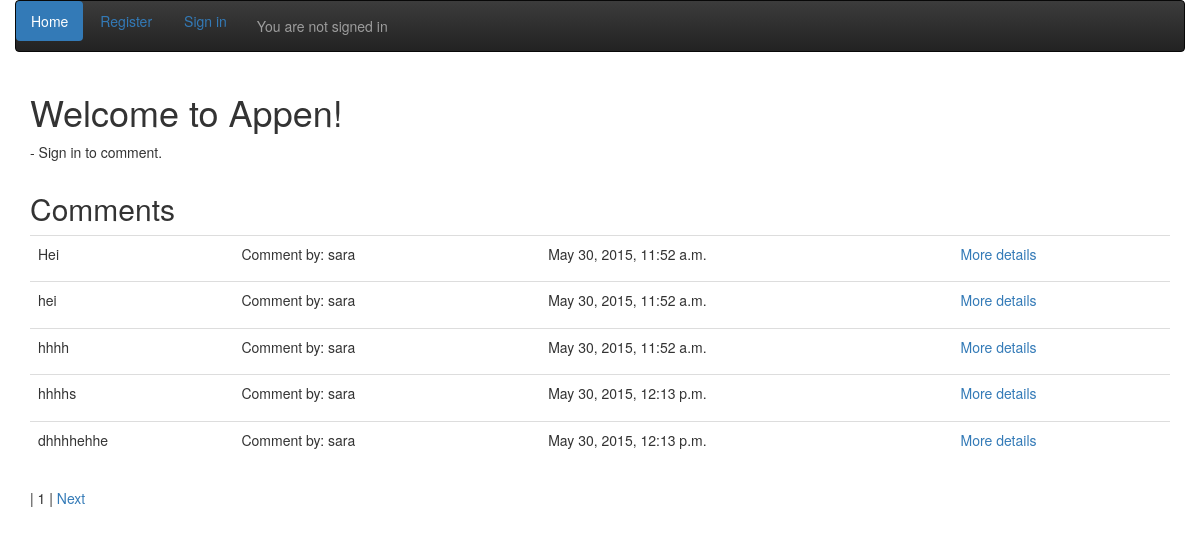
The page / on the database its author committed.
### theme/models.py (models this page shows, shortened)
class Comment(models.Model):
	comment = models.TextField()
	comment_by = models.ForeignKey(User, related_name="written_comments")
	comment_datetime = models.DateTimeField()

### theme/views.py (the view, shortened to what this page needs)
# urls.py: url(r'^$', views.frontpage, name='frontpage'),
def frontpage(request):
	comments = Comment.objects.all()
	page_number = request.GET.get('page', 1)
	paginator = Paginator(comments, 5)
	try:
		comments = paginator.page(page_number)
	except PageNotAnInteger:
		comments = paginator.page(1)
	except EmptyPage:
		comments = paginator.page(paginator.num_pages)
	context = {
		'comments': comments,
	}
	return render(request, 'theme/frontpage.html', context)

### theme/templates/theme/frontpage.html (shortened to what this page needs)
{% extends 'theme/base.html' %}
{% block container %}
{% if user.is_authenticated %}
	<div class="container">
		<h1>Welcome to Appen!</h1>
		<p>- Feel free to comment.</p>
	</div>
	<div class="container">
	<div class="row">
		<div class="col-sm-12">
			<h2>Comments</h2>
			<table class="table">
			{% for comment in comments %}
				<tr>
					<td><p>{{ comment.comment }}</p></td>
					<td>Comment by: {{ comment.comment_by }}</td>
					<td>{{ comment.comment_datetime }}</td>
					<td><a href="#">More details</a></td>
				<tr>
				{% empty %}
				<tr>
					<td>Sorry no comments so far</td>
				</tr>
				{% endfor %}
			</table>
		</div>
			<div class="container">
				{% if comments.has_previous %}
				<a href="?page={{ comments.previous_page_number }}">Previous</a>
				{% endif %}
				| {{ comments.number }} |
				{% if comments.has_next %}
				<a href="?page={{ comments.next_page_number }}">Next</a>
				{% endif %}
			</div>
		</div>
		<div class="row">
		<div class="col-sm-12">
			<h2>Add a comment</h2>
		<form class="form-horizontal" method="POST">
			{% csrf_token %}
			<div class="form-group">
				<div class "col-sm-12">
					<textarea class="form-control" row="5" name="new_comment"></textarea>
				</div>
			</div>
			<div class="form-group">
				<div class="col-sm-12">
					<button type="submit" class="btn btn-default">Save Comment</button>
				</div>
			</div>
		</form>
		</div>
	</div>
{% else %}
	<div class="container">
		<h1>Welcome to Appen!</h1>
		<p>- Sign in to comment.</p>
	</div>
	<div class="container">
	<div class="row">
		<div class="col-sm-12">
			<h2>Comments</h2>
			<table class="table">
			{% for comment in comments %}
				<tr>
					<td><p>{{ comment.comment }}</p></td>
					<td>Comment by: {{ comment.comment_by }}</td>
					<td>{{ comment.comment_datetime }}</td>
					<td><a href="#">More details</a></td>
				<tr>
				{% empty %}
				<tr>
					<td>Sorry no comments so far</td>
				</tr>
				{% endfor %}
			</table>
		</div>
			<div class="container">
				| {{ comments.number }} |
				{% if comments.has_next %}
				<a href="?page={{ comments.next_page_number }}">Next</a>
				{% endif %}
			</div>
		</div>
	</div>
{% endif %}
{% endblock %}

### rows shown on the page
Comment: comment "Hei", comment_by "sara", comment_datetime "May 30, 2015, 11:52 a.m."
Comment: comment "hei", comment_by "sara", comment_datetime "May 30, 2015, 11:52 a.m."
Comment: comment "hhhh", comment_by "sara", comment_datetime "May 30, 2015, 11:52 a.m."
Comment: comment "hhhhs", comment_by "sara", comment_datetime "May 30, 2015, 12:13 p.m."
Comment: comment "dhhhhehhe", comment_by "sara", comment_datetime "May 30, 2015, 12:13 p.m."

### other values the page prints
{{ comments.number }} "1"
